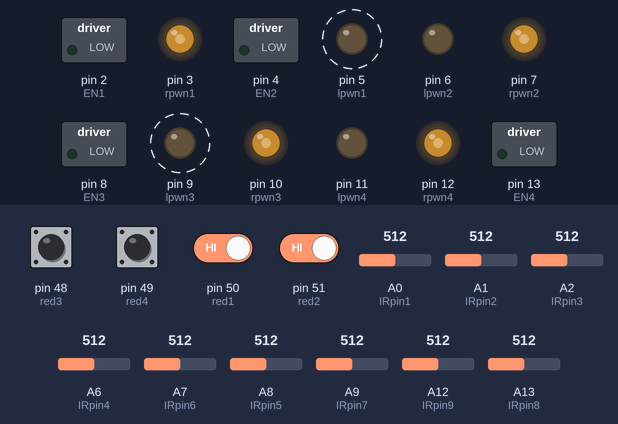
Bench run of a sketch on a simulated Arduino Mega 2560, built with avr-gcc and run on an emulated ATmega2560. Shown: switched loads named in the sketch (green lamp = pin HIGH), output pins drawn as LEDs (lit = HIGH). Dashed ring = blinking. Inputs (shaded band) come from the test bench; at power-on: pin 48 (red3), pin 49 (red4), pin 50 (red1), pin 51 (red2) HIGH, A0 (IRpin1) = 512, A9 (IRpin7) = 512, A1 (IRpin2) = 512, A2 (IRpin3) = 512, A6 (IRpin4) = 512, A7 (IRpin6) = 512, A8 (IRpin5) = 512, A12 (IRpin9) = 512, A13 (IRpin8) = 512. Random numbers use the default seed unless the sketch sets one; what the sketch prints to the serial monitor is not drawn.

Above: at 1.2 s.
1.3 s: A0 (IRpin1) set to 273
At 3.0 s:
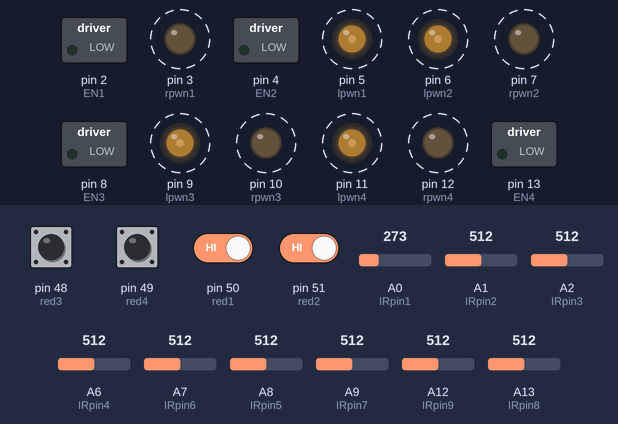
7.6 s: A0 (IRpin1) set to 247
10.3 s: A9 (IRpin7) set to 274
15.5 s: A9 (IRpin7) set to 250
At 20.4 s:
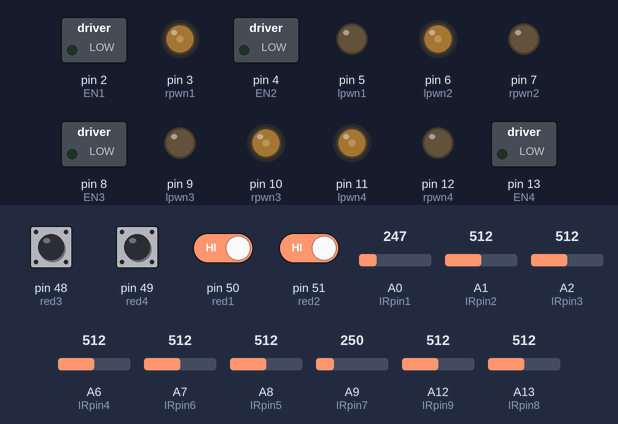
21.2 s: pin 50 (red1) driven LOW and pin 51 (red2) driven LOW
At 23.6 s:
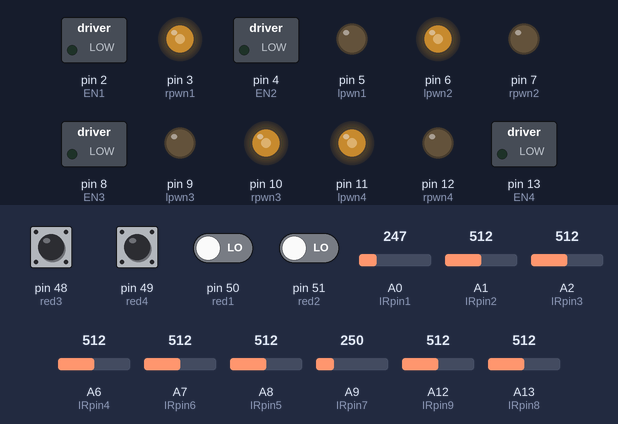
23.9 s: pin 50 (red1) driven HIGH
At 25.0 s:
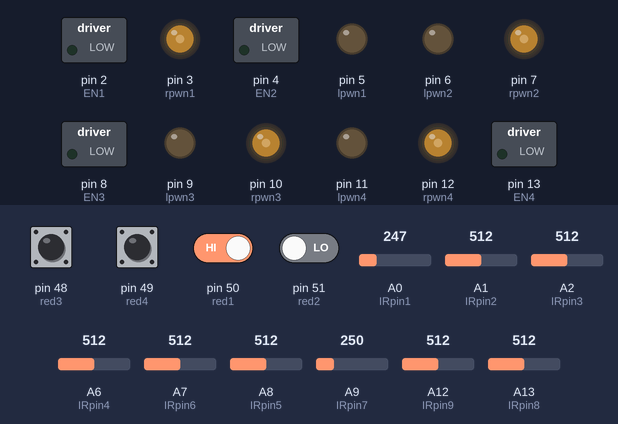
Timing chart, 0 to 30.7 s (numbered marks = the images above; inputs shaded):
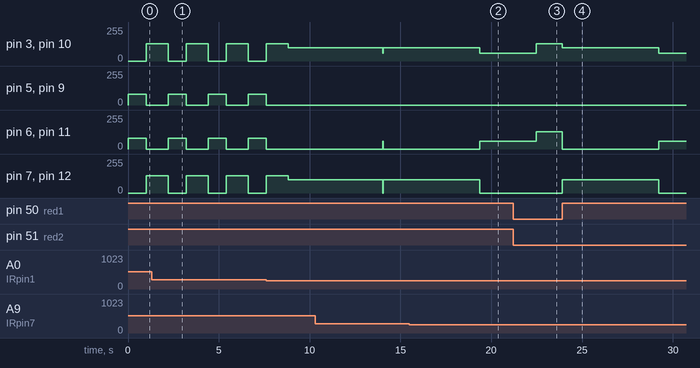

Measured:
- the behaviour switches between 260 and 259 on A9 (IRpin7) (found by bisection; images 1 and 2)
- after the input at 23.9 s, pin 3 (rpwn1), pin 10 (rpwn3): 130/255 → 100/255 at once, → 60/255 5.3 s later; pin 6 (lpwn2), pin 11 (lpwn4): 130/255 → 0/255 at once, → 60/255 5.3 s later; pin 7 (rpwn2), pin 12 (rpwn4): 0/255 → 100/255 at once, → 0/255 5.3 s later
- by itself, pin 3 (rpwn1), pin 7 (rpwn2), pin 10 (rpwn3), pin 12 (rpwn4): alternates 130/255 for 1.2 s and 0/255 for 1.0 s
- by itself, pin 5 (lpwn1), pin 6 (lpwn2), pin 9 (lpwn3), pin 11 (lpwn4): alternates 80/255 for 1.0 s and 0/255 for 1.2 s

The sketch:

new.ino
```cpp
#include <Wire.h>
//#include <JY901.h>
#define EN1 2
#define rpwn1 3//电机正传
#define lpwn1 5//电机反转
#define EN2 4
#define rpwn2 7//电机正传
#define lpwn2 6//电机反转
#define EN3 8
#define rpwn3 10//电机正传
#define lpwn3 9//电机反转
#define EN4 13
#define rpwn4 12//电机正传
#define lpwn4 11//电机反转

#define delta_t 0.0
/***************/
int IRpin1 = 0;//正前
int IRpin2 = 1;//左1
int IRpin4 = 6;//左2
int IRpin9 = 12;//左3
int IRpin3 = 2;//右1
int IRpin6 = 7;//右2
int IRpin8 = 13;//右3

int IRpin5 = 8;//上-前
int IRpin7 = 9;//后

//int IRpin8 = 7;

int red1 = 50;
int value1 = 0;
int red2 = 51;
int value2 = 0;
int red3 = 48;
int value3 = 0;
int red4 = 49;
int value4 = 0;

long endcount = 0;
long endcount2 = 0;
int myrand;//随机数
long starttime = 0; //计时器
long attackstart = 0; //计时器
int door = 0;
int count = 0;

int d[5];

//int count = 0;//避免防掉进入死循环

int turn_count = 0;//避免旋转进入死循环

void setup() {
  // put your setup code here, to run once:
  pinMode(EN1, OUTPUT);
  pinMode(rpwn1, OUTPUT);
  pinMode(lpwn1, OUTPUT);
  pinMode(EN2, OUTPUT);
  pinMode(rpwn2, OUTPUT);
  pinMode(lpwn2, OUTPUT);
  pinMode(EN3, OUTPUT);
  pinMode(rpwn3, OUTPUT);
  pinMode(lpwn3, OUTPUT);
  pinMode(EN4, OUTPUT);
  pinMode(rpwn4, OUTPUT);
  pinMode(lpwn4, OUTPUT);

  pinMode(red1, INPUT);
  pinMode(red2, INPUT);

  setPwmFrequency(rpwn1, 1);
  setPwmFrequency(lpwn1, 1);
  setPwmFrequency(rpwn2, 1);
  setPwmFrequency(lpwn2, 1);
  setPwmFrequency(rpwn3, 1);
  setPwmFrequency(lpwn3, 1);
  setPwmFrequency(rpwn4, 1);
  setPwmFrequency(lpwn4, 1);
  Serial.begin(9600);
  Serial1.begin(9600);

  float dis8;
  float dis9;

  starttime = millis();
  do
  {
    float volts8 = analogRead(IRpin8) * 0.0048828125;
    dis8 = 65 * pow(volts8, -1.10);
    float volts9 = analogRead(IRpin9) * 0.0048828125;
    dis9 = 65 * pow(volts9, -1.10);
    Serial.print(dis8 );
    Serial.print("她她她");
    Serial.println(dis9);
    if (millis() - starttime > 5000) {
      dis9 = 0;
      dis9 = 0;
    }
  } while (dis8 > 40 || dis9 > 40);

}


void wheel1(int t1) {

  if ( t1 > 0) {
    digitalWrite(EN1, LOW);
    digitalWrite(rpwn1, 0) ;
    analogWrite(lpwn1, t1);
  }
  if (t1 < 0) {
    digitalWrite(EN1, LOW);
    analogWrite(rpwn1, -t1);
    digitalWrite(lpwn1, 0);
  }
  if (t1 == 0) {
    digitalWrite(EN1, LOW);
    analogWrite(rpwn1, 0);
    analogWrite(lpwn1, 0);
  }
}
void wheel2(int t2) {

  if ( t2 > 0) {
    digitalWrite(EN2, LOW);
    digitalWrite(rpwn2, 0) ;
    analogWrite(lpwn2, t2);
  }
  if (t2 < 0) {
    digitalWrite(EN2, LOW);
    analogWrite(rpwn2, -t2);
    digitalWrite(lpwn2, 0);
  }
  if (t2 == 0) {
    digitalWrite(EN2, LOW);
    analogWrite(rpwn2, 0);
    analogWrite(lpwn2, 0);
  }
}
void wheel3(int t3) {

  if ( t3 > 0) {
    digitalWrite(EN3, LOW);
    digitalWrite(rpwn3, 0) ;
    analogWrite(lpwn3, t3);
  }
  if (t3 < 0) {
    digitalWrite(EN3, LOW);
    analogWrite(rpwn3, -t3);
    digitalWrite(lpwn3, 0);
  }
  if (t3 == 0) {
    digitalWrite(EN3, LOW);
    analogWrite(rpwn3, 0);
    analogWrite(lpwn3, 0);
  }
}
void wheel4(int t4) {

  if ( t4 > 0) {
    digitalWrite(EN4, LOW);
    digitalWrite(rpwn4, 0) ;
    analogWrite(lpwn4, t4);
  }
  if (t4 < 0) {
    digitalWrite(EN4, LOW);
    analogWrite(rpwn4, -t4);
    digitalWrite(lpwn4, 0);
  }
  if (t4 == 0) {
    digitalWrite(EN4, LOW);
    analogWrite(rpwn4, 0);
    analogWrite(lpwn4, 0);
  }
}
void Robot_wheel(int RobotV, int Yawrate) {

  wheel1(RobotV - Yawrate);
  wheel2(RobotV + Yawrate);
  wheel3(RobotV - Yawrate);
  wheel4(RobotV + Yawrate);

}

void loop() {

  /********************模拟红外测距************************/

  int vo1 = analogRead(IRpin1) ;
  float volts1 = vo1 == 0 ? 1 : vo1 * 0.0048828125;
  double distance1 = 65 * pow(volts1, -1.10);
  int vo2 = analogRead(IRpin2) ;
  float volts2 = vo2 == 0 ? 1 : vo2 * 0.0048828125;
  double distance2 = 65 * pow(volts2, -1.10);
  int vo3 = analogRead(IRpin3) ;
  float volts3 = vo3 == 0 ? 1 : vo3 * 0.0048828125;
  double distance3 = 65 * pow(volts3, -1.10);
  int vo4 = analogRead(IRpin4) ;
  float volts4 = vo4 == 0 ? 1 : vo4 * 0.0048828125;
  double distance4 = 65 * pow(volts4, -1.10);
  int vo5 = analogRead(IRpin5) ;
  float volts5 = vo5 == 0 ? 1 : vo5 * 0.0048828125;
  double distance5 = 65 * pow(volts5, -1.10);
  int vo6 = analogRead(IRpin6) ;
  float volts6 = vo6 == 0 ? 1 : vo6 * 0.0048828125;
  double distance6 = 65 * pow(volts6, -1.10);
  int vo7 = analogRead(IRpin7) ;
  float volts7 = vo7 == 0 ? 1 : vo7 * 0.0048828125;
  double distance7 = 65 * pow(volts7, -1.10);
  int vo8 = analogRead(IRpin8) ;
  float volts8 = vo8 == 0 ? 1 : vo8 * 0.0048828125;
  double distance8 = 65 * pow(volts8, -1.10);
  int vo9 = analogRead(IRpin9) ;
  float volts9 = vo9 == 0 ? 1 : vo9 * 0.0048828125;
  double distance9 = 65 * pow(volts9, -1.10);

  /*****************************数字红外测距***************************/
  value1 = digitalRead(red1);
  value2 = digitalRead(red2);
  value3 = digitalRead(red3);
  value4 = digitalRead(red4);

  Serial.println(distance9);

  /********************************走位*************************************/
  if ( value1 == 0 && value2 == 0 && value3 == 0 && value4 == 0 && distance1 > 30 && distance2 > 50 && distance3 > 50 && distance4 > 36 && distance6 > 36 && distance8 > 36 && distance9 > 36 ) {
    //Serial.println("走位");

    if (endcount == 0)
    {
      myrand = random(1, 2);
      starttime = millis();
    }
    if (millis() - starttime < 200 * myrand)
    {
      Robot_wheel(0, 60);
      endcount = 1;
    }
    if ((millis() - starttime > 500) && (millis() - starttime) < myrand * 5000000)
    {
      count = 0;
      Serial.print("走位    ");
      // Serial.println(count);
      Robot_wheel(70, 0);

    }
    if ((millis() - starttime) > myrand * 5000)
    {
      endcount = 0;
    }
  }
  /*******************************防掉*******************************/
  if ((value1 == 1 || value2 == 1) ) {
    Robot_wheel(-100, 0);
    endcount = 0;

    count += 1;
    Serial.print("防掉    ");
    //Serial.println(count);
    /**************避免防掉进入死循环******************/
    if (count > 300) {
      door = 1;
      count = 0;
    }
    /**********************************************/

  }
  //  if ((value3 == 1 || value4 == 1) && value1 == 0 && value2 == 0) {
  //    Robot_wheel(50, 0);
  //    endcount = 0;
  //  }
  /*********************************进攻,防掉**********************************/
  if ( (value1 == 0) && (value2 == 0)) {

    if ( (distance1 < 30) || ((distance1 < 30) && (distance2 < 40) ) || ((distance1 < 30) && (distance3 < 40) ) || ((distance1 < 30) && (distance4 < 40) ) || ((distance1 < 30) && (distance6 < 40) )) {
      //Serial.println("冲");
      Robot_wheel(150, 0);
    }
    else if ((distance6 < 36 )  ) {
      //Serial.println("左2");
      Robot_wheel(0, 130);
    }
    else if (distance8 < 40 ) {
      //Serial.println("左3");
      Robot_wheel(0, 130);
    }
    else if (distance4 < 36 ) {
      //Serial.println("右2");
      Robot_wheel(0, -130);
    }
    else if (distance9 < 40  ) {
      //Serial.println("右3");
      Robot_wheel(0, -130);
    }
    else if (distance7 < 50  ) {
      //Serial.println("后侧");
      Robot_wheel(0, -150);
    }

    else  {

    }
    //    if ((distance2 < 50) && (distance1 > 30) && (distance3 > 50) && (distance4 > 50) && (distance6 > 50)) {
    //      //Serial.println("左1");
    //      Robot_wheel(0, 90);
    //    }
    //    if ((distance3 < 50) && (distance1 > 30) && (distance2 > 50) && (distance4 > 50) && (distance6 > 50)) {
    //
    //      //Serial.println("右1");
    //      Robot_wheel(0, -90);
    //    }
  }

  /********************************************判断台下-上台*************************************/
  if (distance1 < 50  && distance7 < 50 && distance5 < 51) {
    Serial.print("直接上台");
    Robot_wheel(80, 0);
    delay(1000);
    Robot_wheel(-130, 0);
    delay(1200);
  }
  if (distance1 < 50  && distance5 < 50) {
    door = 1;
    Serial.print("台下");
  }

  if (door == 1) {
    turn_count = 0;
    do
    {
      float volts7 = analogRead(IRpin7) * 0.0048828125;
      distance7 = 65 * pow(volts7, -1.10);
      //Serial.print(distance5 );
      //Serial.print("旋转");
      Robot_wheel(0, 60);

      turn_count += 1;
      //Serial.println( turn_count);
      Serial.print("旋转    ");
      //Serial.println(count);

    } while (distance7 > 50  && turn_count < 300);
    door = 0;

//    if (distance7 < 40) {
//      Serial.println("直接上台");
//      wheel1(70);
//      wheel2(70);
//      wheel3(70);
//      wheel4(70);
//      delay(500);
//      wheel1(-130);
//      wheel2(-130);
//      wheel3(-130);
//      wheel4(-130);
//      delay(1300);
//      count = 0;
//    }


  }

}


/**********************************调频率***********************************/
void setPwmFrequency(int pin, int divisor) {
  byte mode;
  if ((pin >= 2 && pin <= 13) || (pin >= 44 && pin <= 46))
  {
    switch (divisor) {
      case 1: mode = 0x01; break;
      case 8: mode = 0x02; break;
      case 64: mode = 0x03; break;
      case 256: mode = 0x04; break;
      case 1024: mode = 0x05; break;
      default: return;
    }
    if (pin == 4 || pin == 13) //Timer0
    {
      TCCR0B = TCCR0B & 0b11111000 | mode;
    }
    if (pin == 11 || pin == 12 || pin == 13) //Timer1
    {
      TCCR1B = TCCR1B & 0b11111000 | mode;
    }
    else if (pin == 8 || pin == 9) //Timer2
    {
      TCCR2B = TCCR2B & 0b11111000 | mode;
    }
    else if (pin == 5 || pin == 2 || pin == 3) //Timer3
    {
      TCCR3B = TCCR3B & 0b11111000 | mode;
    }
    else if (pin == 6 || pin == 7 || pin == 8) //Timer4
    {
      TCCR4B = TCCR4B & 0b11111000 | mode;
    }
    else if (pin == 46 || pin == 45 || pin == 44) //Timer5
    {
      TCCR5B = TCCR5B & 0b11111000 | mode;
    }

  }

}
```
